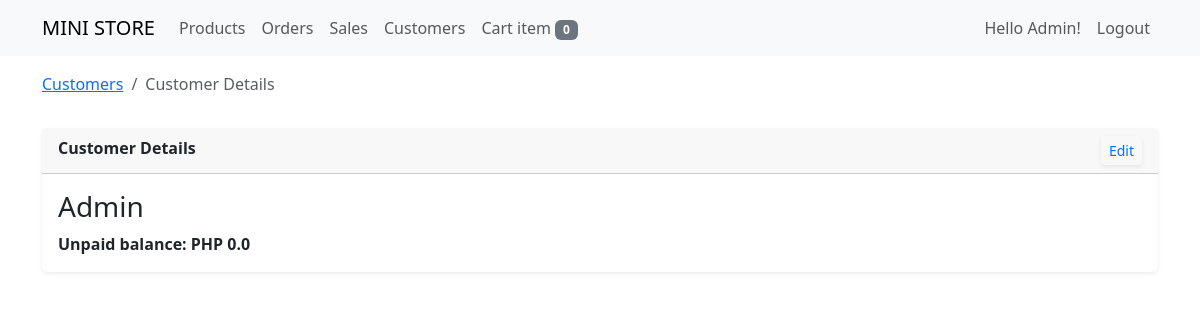
Page /customers/details/1 (signed in) on the earlier database version.
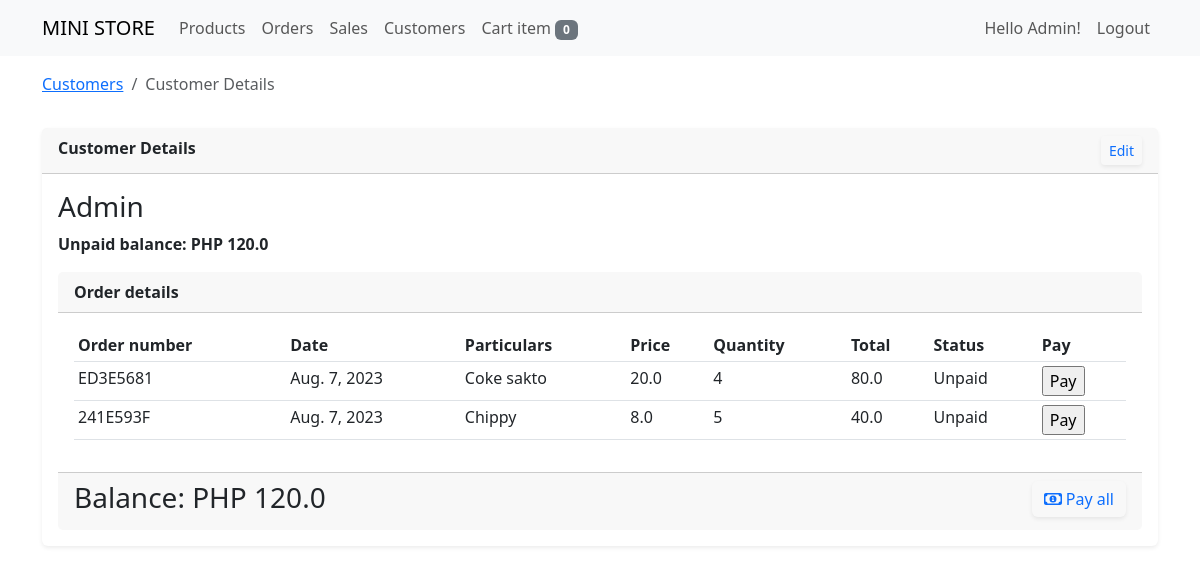
Same page on the later database version.
### store/models.py (models this page shows, shortened)
class OrderTransaction(models.Model):
    order_id = models.CharField(max_length=12, unique=True)
    customer = models.ForeignKey(User, on_delete=models.CASCADE)
    product = models.ForeignKey(Product, on_delete=models.CASCADE)
    price = models.FloatField()
    quantity = models.PositiveIntegerField()
    total_amount = models.FloatField()
    is_paid = models.BooleanField(default=False)
    is_accepted = models.BooleanField(default=False)
    created = models.DateTimeField(auto_now_add=True)
    class Meta:
        ordering = ['-is_accepted','-created']
    @property
    def get_cost(self):
        cost = self.price * self.quantity
        return cost

class TimeStampedModel(models.Model):
    created = models.DateTimeField(auto_now_add=True)
    updated = models.DateTimeField(auto_now=True)
    class Meta:
        ordering = ('-updated','-created')

class Product(TimeStampedModel):
    user = models.ForeignKey(User, on_delete=models.CASCADE)
    bar_code = models.CharField(max_length=20, unique=True)
    name = models.CharField(max_length=200)
    category = models.ForeignKey(Category, on_delete=models.CASCADE, blank=True, null=True)
    cost = models.FloatField()
    price = models.FloatField()
    quantity = models.IntegerField()
    image = models.ImageField(upload_to=image_directory_path, blank=True, null=True)
    on_display = models.BooleanField(default=True, verbose_name="this product is available?")

### store/views/customer_view.py (the view)
# urls.py: path('customers/details/<pk>', customer_detail_view, name='customer_details'),
@login_required
@permission_required("store.view_user", raise_exception=True)
def customer_detail_view(request, pk):
    customer = get_object_or_404(User, pk=pk)
    unpaid_orders = OrderTransaction.objects.filter(customer=customer).filter(is_paid=False)
    total_unpaid_orders = unpaid_orders.aggregate(total_unpaid=(Sum(F('price') * F('quantity'))))
    cart = Cart(request)
    cart_items = cart.__len__()
    context = {
        'title': 'customer details',
        'customer': customer,
        'cart_items': cart_items,
        'unpaid_orders': unpaid_orders,
        'total_unpaid_orders': total_unpaid_orders['total_unpaid']
    }
    return render(request, 'customer_detail_view.html', context)

### store/cartitem.py (called while the page is built)
    def __len__(self):
        return sum(item['quantity'] for item in self.cart.values())

### store/templates/customer_detail_view.html (shortened to what this page needs)
{% extends 'base.html' %}
{% block content %}
<div class="row">
    <div class="col-sm-12 mt-3">
      <nav aria-label="breadcrumb">
        <ol class="breadcrumb">
          <li class="breadcrumb-item" aria-current="page"><a href="{% url 'store:customer_view' %}">Customers</a></li>
          <li class="breadcrumb-item active" aria-current="page">{{title|title}}</li>
        </ol>
      </nav>
    </div>
</div>
<div class="row">
    <div class="col-sm-12">
        <div class="card border-0 shadow-sm mt-3">
            <div class="card-header">
                <strong>{{title|title}}</strong>
                <a href="" class="btn btn-outline-primary btn-sm border-0 shadow-sm float-end" data-bs-toggle="modal" data-bs-target="#updateCustomer">Edit</a>
            </div>
            <div class="card-body">
                <h3>{{ customer.username|title }}</h3>
                <strong>Unpaid balance: PHP {% if total_unpaid_orders %}{{ total_unpaid_orders }}{% else %}0.0{% endif %}</strong>
                {% if unpaid_orders %}
                <div class="card border-0 mt-3">
                    <div class="card-header">
                        <strong>Order details</strong>
                    </div>
                    <div class="card-body">
                        <table class="table table-sm" id="myTable">
                            <thead>
                                <tr>
                                  <th>Order number</th>
                                  <th>Date</th>
                                  <th>Particulars</th>
                                  <th>Price</th>
                                  <th>Quantity</th>
                                  <th>Total</th>
                                  <th>Status</th>
                                  <th>Pay</th>
                                </tr>
                            </thead>
                            <tbody>
                                {% for item in unpaid_orders %}
                                <tr>
                                  <td>{{ item.order_id }}</td>
                                  <td>{{ item.created|date }}</td>
                                  <td>{{ item.product.name }}</td>
                                  <td>{{ item.price }}</td>
                                  <td>{{ item.quantity }}</td>
                                  <td>{{ item.get_cost }}</td>
                                  <td>
                                    {% if item.is_paid %}
                                    Paid
                                    {% else %}
                                    Unpaid
                                    {% endif %}
                                  </td>
                                  <td>
                                    <form action="{% url 'store:pay_order' item.order_id %}" method="POST">
                                      <input type="submit" value="Pay">
                                    </form>
                                  </td>
                                </tr>
                                {% endfor %}
                            </tbody>
                        </table>
                    </div>
                    <div class="card-footer">
                        <a class="btn btn-outline-primary border-0 shadow-sm float-end" data-bs-toggle="modal" data-bs-target="#payBalance"><i class="fa-regular fa-money-bill-1"></i> Pay all</a>
                        <h3>Balance: PHP {% if total_unpaid_orders %}{{ total_unpaid_orders }}{% else %}0.0{% endif %}</h3>
                    </div>
                </div>
                {% endif %}
            </div>
        </div>
    </div>
</div>
{% endblock %}

### templates/base.html (shortened to what this page needs)
{% load static %}
{% load crispy_forms_tags %}
<!DOCTYPE html>
<html lang="en">
<head>
    <link href="https://cdn.jsdelivr.net/npm/bootstrap@5.3.0/dist/css/bootstrap.min.css" rel="stylesheet">
    <link rel="stylesheet" href="https://cdnjs.cloudflare.com/ajax/libs/font-awesome/6.4.0/css/all.min.css" />
    <link href="https://cdn.datatables.net/v/bs5/jq-3.7.0/dt-1.13.5/datatables.min.css" rel="stylesheet"/>
</head>
<body>
    {% if request.user.is_anonymous %}
        {% block login %}
        {% endblock %}
    {% else %}
    {% include 'includes/navigation.html' %}
    <div class="container">
        {% block content %}
        {% endblock %}
    </div>
    {% endif %}
</body>
</html>

### templates/includes/navigation.html (shortened to what this page needs)
{% load crispy_forms_tags %}
<nav class="navbar navbar-expand-lg bg-body-tertiary" style="background-color: #222;">
    <div class="container">
      <a class="navbar-brand" href="{% url 'store:product_view' %}">MINI STORE</a>
      <div class="collapse navbar-collapse" id="navbarSupportedContent">
        <ul class="navbar-nav me-auto mb-2 mb-lg-0">
          <li class="nav-item">
            <a class="nav-link" aria-current="page" href="{% url 'store:product_view' %}">Products</a>
          </li>
          <li class="nav-item">
            <a class="nav-link" aria-current="page" href="{% url 'store:order_view' %}">Orders</a>
          </li>
          {% if perms.auth.view_ordertransaction %}
          <li class="nav-item">
            <a class="nav-link" aria-current="page" href="{% url 'store:sales_view' %}">Sales</a>
          </li>
          {% endif %}
          {% if perms.auth.view_user %}
          <li class="nav-item">
            <a class="nav-link" aria-current="page" href="{% url 'store:customer_view' %}">Customers</a>
          </li>
          {% endif %}
          <li class="nav-item">
            <a class="nav-link" href="{% url 'store:pos_view' %}">Cart {% if cart_items > 1 %}items <span class="badge text-bg-success"> {{ cart_items }}{% else %}item <span class="badge text-bg-secondary"> {{ cart_items }}{% endif %}</span></a>
          </li>
        </ul>
        <ul class="navbar-nav float-end mb-2 mb-lg-0">
          {% if request.user.is_authenticated %}
          <li class="nav-item">
            <span class="nav-link" aria-current="page">Hello {{request.user.username|title}}!</span>
          </li>
          <li class="nav-item">
            <a class="nav-link" aria-current="page" href="#" data-bs-toggle="modal" data-bs-target="#logoutUser">Logout</a>
          </li>
          {% endif %}
        </ul>
      </div>
    </div>
</nav>

Differences in the rows shown:
added OrderTransaction: order_id "ED3E5681", created "Aug. 7, 2023", product.name "Coke sakto", price "20.0", quantity "4", get_cost "80.0", is_paid "Unpaid"
added OrderTransaction: order_id "241E593F", created "Aug. 7, 2023", product.name "Chippy", price "8.0", quantity "5", get_cost "40.0", is_paid "Unpaid"
Other differences:
{{ total_unpaid_orders }}: (not shown) → "120.0"
text no longer shown: "0.0"
text now shown: "Order details Order number Date Particulars Price Quantity Total Status Pay Pay all Balance: PHP"
